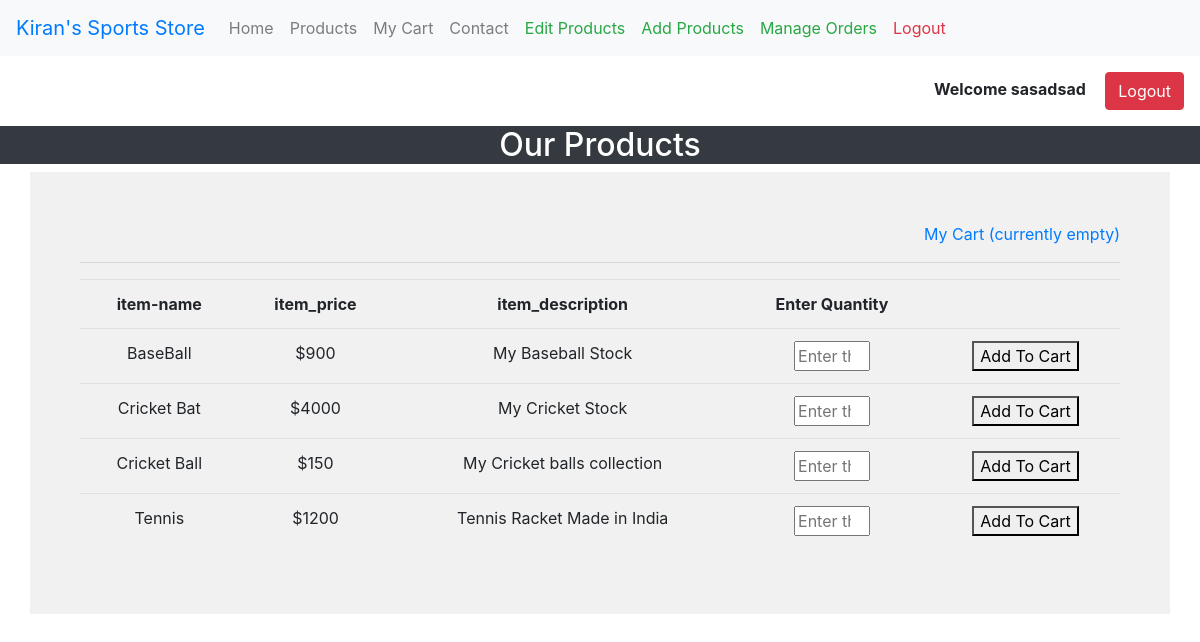
Page /itemlisting.php (signed in) on the committed database.
### tables this page shows
CREATE TABLE IF NOT EXISTS `item` (
  `id` int(11) NOT NULL AUTO_INCREMENT,
  `item-name` varchar(100) NOT NULL,
  `item_quantity` int(11) NOT NULL,
  `item_price` int(11) NOT NULL,
  `item_description` varchar(600) NOT NULL,
  PRIMARY KEY (`id`)
);

### itemlisting.php (the view, shortened to what this page needs)
<?php
	include_once('header.php');
 ?>
<?php
if(isset ($_SESSION["username"]))
{
?>
<div class="col-12 text-right p-3">
	<span class="col-6 font-weight-bold"><?php echo "Welcome ". $_SESSION["username"]; ?></span><a href="logoutsessiondestroy.php">
	 <button class='btn btn-danger text-center'>Logout</button></a>
</div>
<?php
}
else
{
	session_destroy();
	$_SESSION=[];
	 header('Location: login.php');
}
?>
<h2 class="col-12 text-center text-white bg-dark" >Our Products</h2>
<div class="container" style ="background-color:#f1f1f1; padding:50px;">
	<div class="row">
		<div class="col-12 text-right">
			<a href="cart.php"><span style="text-align:center">My Cart
			<?php
				if(isset($_SESSION['myCart']))
				{
					echo count($_SESSION['myCart']). ' Item(s)' ;
				}
				else
				{
					echo ' (currently empty) ';
				}
			 ?>
			</span></a></br><hr>
		</div>
	</div>
			<?php
					$mysqli = new mysqli('localhost', 'root', '' );
					$mysqli->select_db("storeappliacation");
					$sql = "select `id`,`item-name`,`item_price`,`item_description` from item";
					$result1 = $mysqli->query($sql);
					if ($result1->num_rows > 0)
					{
						echo "<table class='table text-center table-hover table-condensed ' title='item-description'>";
						echo '<tr>';
						echo '<th>item-name</th>' ;
						echo '<th>item_price</th>' ;
						echo '<th>item_description</th>' ;
						echo '<th>Enter Quantity</th>' ;
						echo '<th></th>' ;
						echo '</tr>';
						$i=0;
					   while($row = $result1->fetch_assoc())
					   {
							echo '<tr>';
							echo '<td>'. $row["item-name"].'</td>' ;
							echo '<td>$'.$row["item_price"].'</td>' ;
							echo '<td>'.$row["item_description"].'</td>' ;
							echo '<td><input type="number" max="3" min="0" id="itemQuantity'.$i.'" placeholder ="Enter the quantity" name="userquantity"></td>';
							echo '<td><button onclick="addItemToCart('.$row["id"].',\'itemQuantity'.$i.'\')">Add To Cart</button></td>';
							echo '</tr>';
							$i++;
						}
					}
					else
					{
						echo "<br>0 results";
					}
			?>
</div>
<body/>
</html>

### rows in the picture
item: value "BaseBall", item_price "900", item_description "My Baseball Stock"
item: value "Cricket Bat", item_price "4000", item_description "My Cricket Stock"
item: value "Cricket Ball", item_price "150", item_description "My Cricket balls collection"
item: value "Tennis", item_price "1200", item_description "Tennis Racket Made in India"

### other values in the picture
$_SESSION["username"] "sasadsad"
